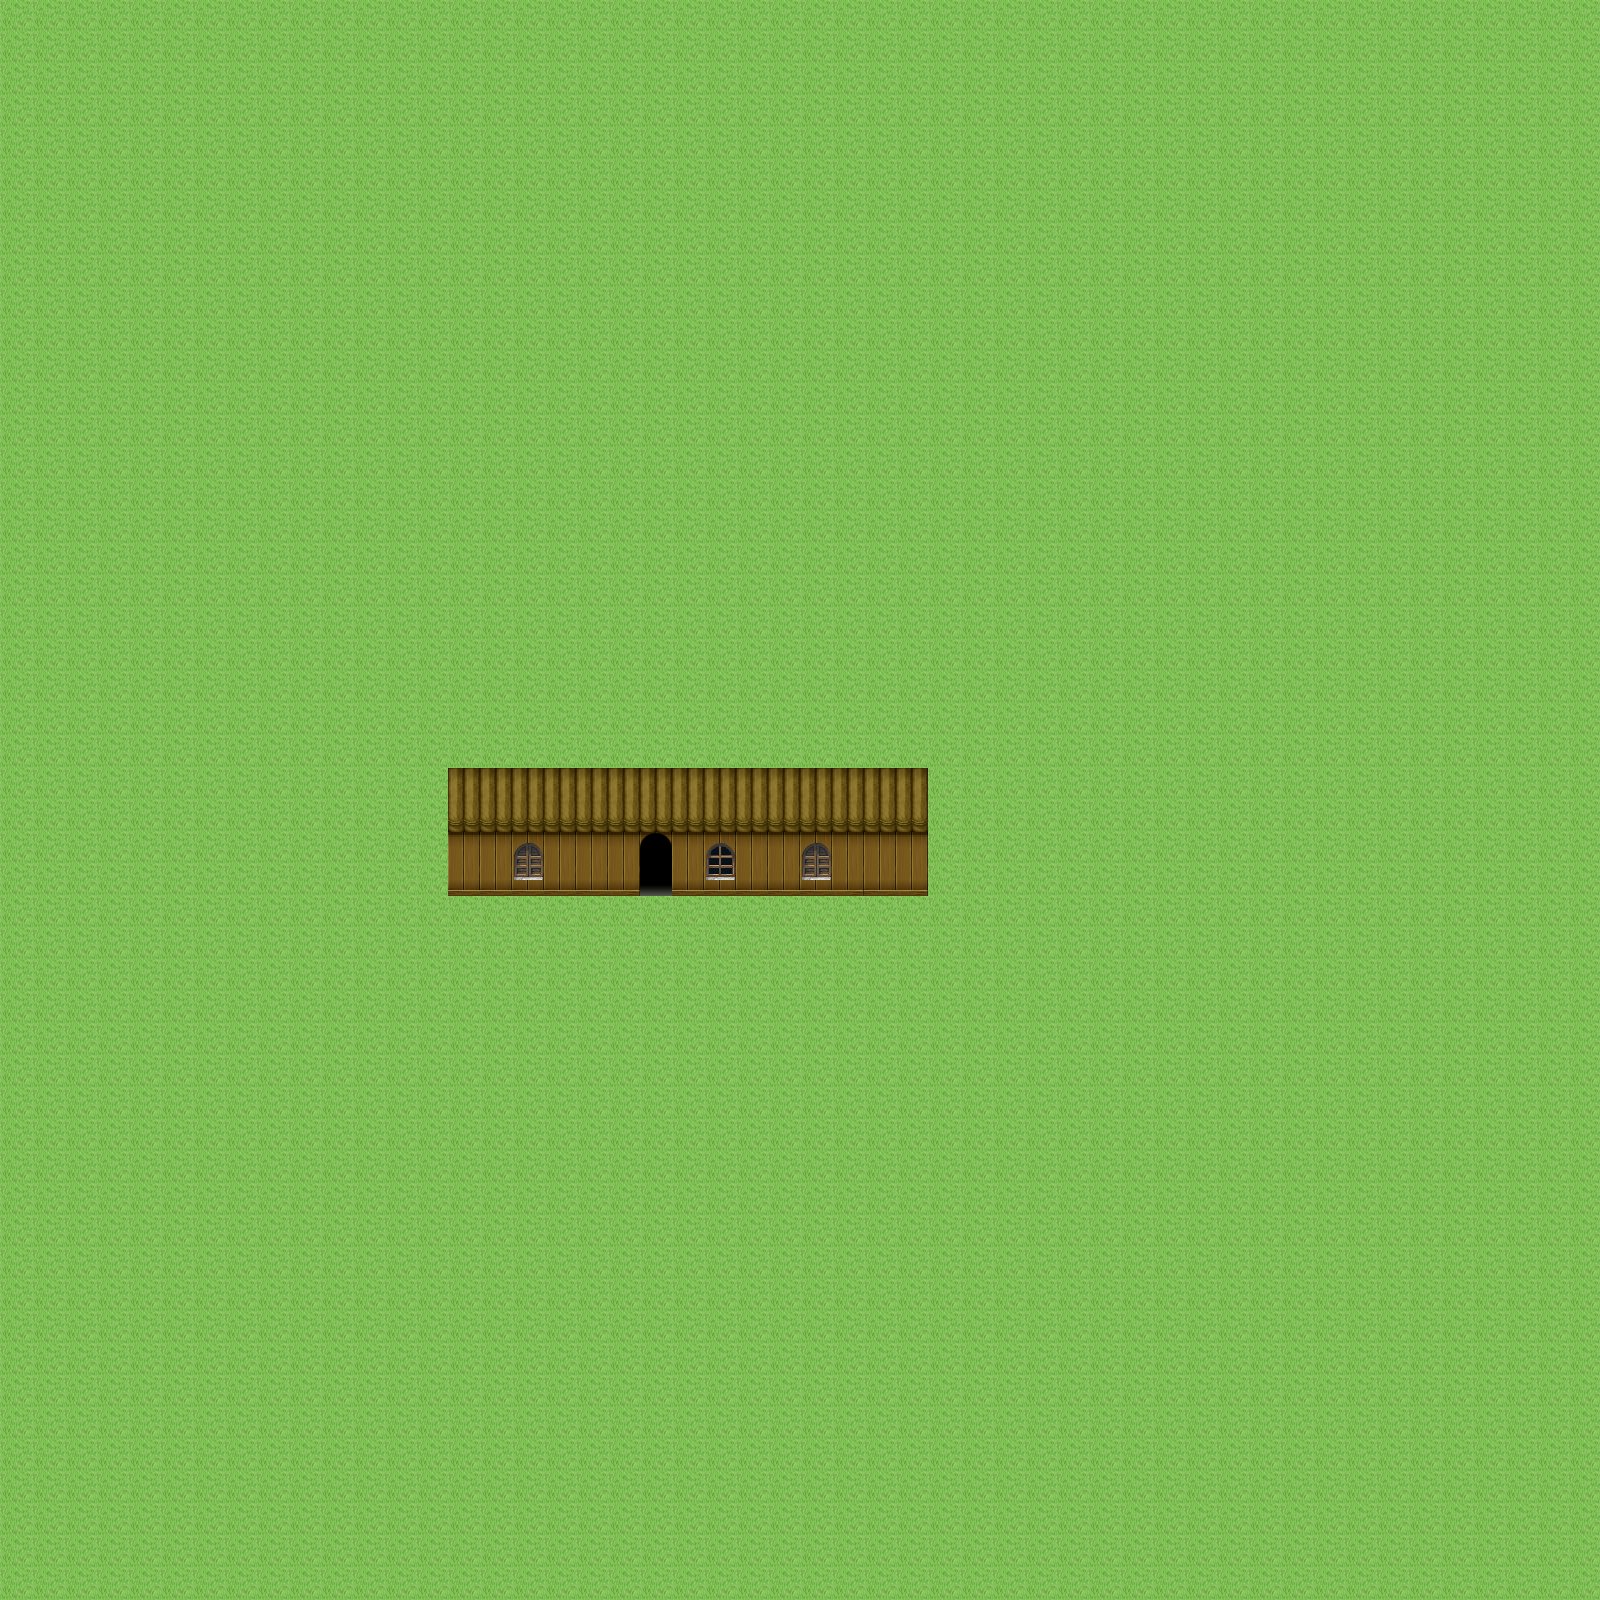

Rendered tile map (Tiled .tmx) drawn with the repository's tilesets; below, a short description and the map source with its tile grids summarised:
An orthogonal 50x50 tile map with 32x32 px tiles, 4 tile layers (Capa de Patrones 1, Objetos, Ventanas, Puerta).

<map version="1.2" tiledversion="1.2.3" orientation="orthogonal" renderorder="right-down" width="50" height="50" tilewidth="32" tileheight="32" infinite="0" nextlayerid="7" nextobjectid="1">
 <tileset firstgid="1" source="ChaosChild.tsx" />
 <layer id="1" name="Capa de Patrones 1" width="50" height="50">
  <data>[2500 cells, 2500 non-empty, 1 distinct tile ids]</data>
 </layer>
 <layer id="3" name="Objetos" width="50" height="50">
  <data>[2500 cells, 59 non-empty, 8 distinct tile ids]</data>
 </layer>
 <layer id="5" name="Ventanas" width="50" height="50">
  <data>[2500 cells, 6 non-empty, 4 distinct tile ids]</data>
 </layer>
 <layer id="4" name="Puerta" width="50" height="50">
  <data>[2500 cells, 2 non-empty, 2 distinct tile ids]</data>
 </layer>
</map>
